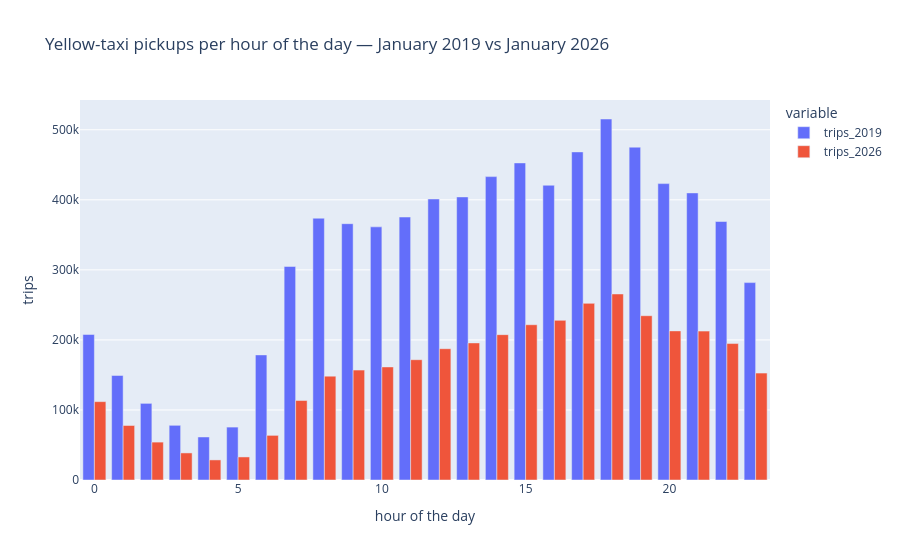

Write notebook code for a chart like this one.
### Markdown cell above
### 4.2 Visualisations with Spark 4's native plotting

Since Spark 4.0 a DataFrame has a `.plot` accessor (backed by Plotly). For bar/line charts Spark collects the top `spark.sql.pyspark.plotting.max_rows` rows (1000 by default) — fine for aggregated data; for scatter plots it draws a random sample, so the scatter below is done directly on the 5 M-row credit-card DataFrame without a `toPandas()`.

### Code cell
# 1) Question 1.6 revisited: trips per hour of the day, January 2019 vs January 2026
per_hour_2026 = (df_2026.filter((F.col("tpep_pickup_datetime") >= "2026-01-01") & (F.col("tpep_pickup_datetime") < "2026-02-01"))
                        .groupBy(F.hour("tpep_pickup_datetime").alias("pickup_hour"))
                        .agg(F.count("*").alias("trips_2026")))
hourly = (per_hour.withColumnRenamed("trips", "trips_2019")
                  .join(per_hour_2026, "pickup_hour").orderBy("pickup_hour"))

hourly.plot.bar(x="pickup_hour", y=["trips_2019", "trips_2026"], barmode="group",
                title="Yellow-taxi pickups per hour of the day — January 2019 vs January 2026",
                labels={"value": "trips", "pickup_hour": "hour of the day"})

### Figure 1 — Plotly figure (JSON) as saved in the notebook; plotly's stock layout.template omitted (floating-point values rounded to 4 significant figures)
{"data": [{"alignmentgroup": "True", "hovertemplate": "variable=trips_2019<br>hour of the day=%{x}<br>trips=%{y}<extra></extra>", "legendgroup": "trips_2019", "marker": {"color": "#636efa", "pattern": {"shape": ""}}, "name": "trips_2019", "offsetgroup": "trips_2019", "orientation": "v", "showlegend": true, "textposition": "auto", "type": "bar", "x": [0, 1, 2, 3, 4, 5, 6, 7, 8, 9, 10, 11, 12, 13, 14, 15, 16, 17, 18, 19, 20, 21, 22, 23], "xaxis": "x", "y": [207758, 149242, 109413, 78084, 61423, 75532, 178598, 304858, 373735, 365924, 361382, 375438, 401172, 404149, 433115, 452679, 420806, 468407, 515374, 475152, 423128, 409873, 369026, 281812], "yaxis": "y"}, {"alignmentgroup": "True", "hovertemplate": "variable=trips_2026<br>hour of the day=%{x}<br>trips=%{y}<extra></extra>", "legendgroup": "trips_2026", "marker": {"color": "#EF553B", "pattern": {"shape": ""}}, "name": "trips_2026", "offsetgroup": "trips_2026", "orientation": "v", "showlegend": true, "textposition": "auto", "type": "bar", "x": [0, 1, 2, 3, 4, 5, 6, 7, 8, 9, 10, 11, 12, 13, 14, 15, 16, 17, 18, 19, 20, 21, 22, 23], "xaxis": "x", "y": [111866, 77821, 54105, 38645, 28673, 32912, 63721, 113463, 148281, 156894, 161419, 171729, 187435, 195708, 207507, 221677, 227893, 252173, 265574, 234542, 212883, 212544, 194801, 152616], "yaxis": "y"}], "layout": {"barmode": "group", "legend": {"title": {"text": "variable"}, "tracegroupgap": 0}, "title": {"text": "Yellow-taxi pickups per hour of the day — January 2019 vs January 2026"}, "xaxis": {"anchor": "y", "domain": [0.0, 1.0], "title": {"text": "hour of the day"}}, "yaxis": {"anchor": "x", "domain": [0.0, 1.0], "title": {"text": "trips"}}}}
